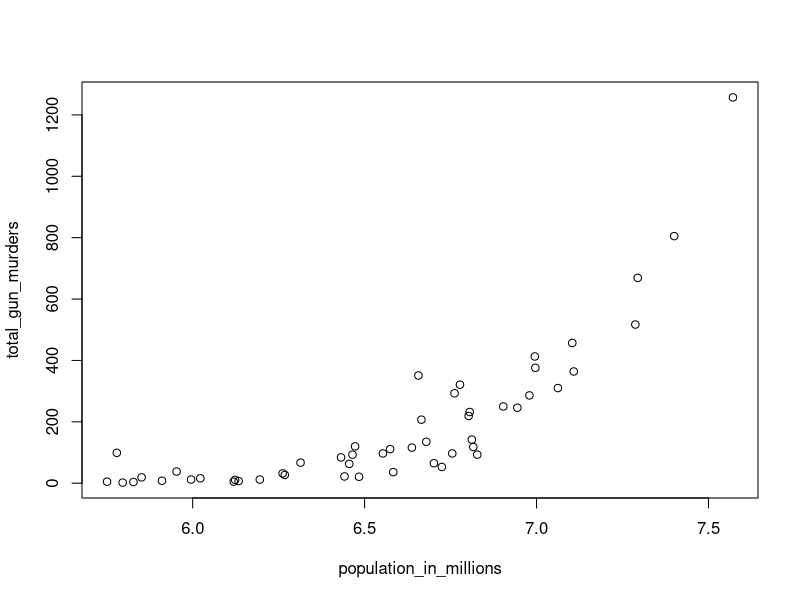
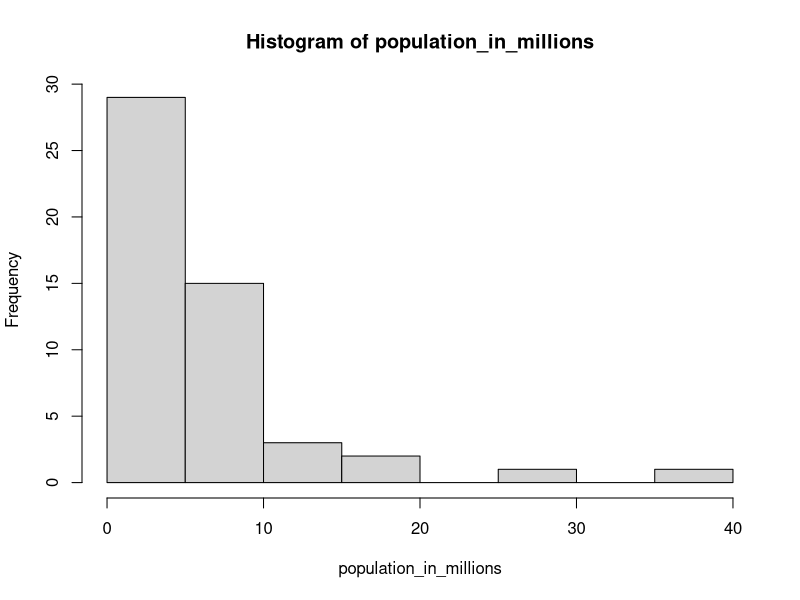
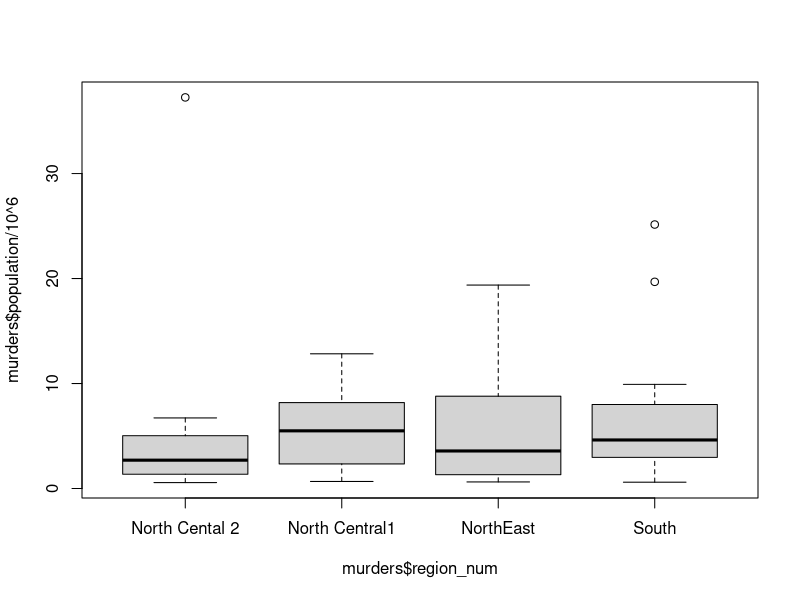

These charts were generated, in order, by the following R code:
## ---- chunk 1
knitr::opts_chunk$set(echo = TRUE)
## ---- chunk 2
library(dslabs)
data("murders")
## ---- chunk 3
pop <-murders$population
## ---- chunk 4
sort(pop)
## ---- chunk 5
min(pop)
## ---- chunk 6
index <- order(pop)
index[1]
## ---- chunk 7
which.min(pop)
## ---- chunk 8
murders$state[index[1]]
## ---- chunk 9
ranks <- rank(murders$population)
my_df <- data.frame(negarabagian = murders$state, ranking = ranks)
## ---- chunk 10
ind <- order(my_df$ranking)
my_df$negarabagian[ind]
## ---- chunk 11
population_in_millions <- log10(murders$population)
total_gun_murders <- murders$total
plot(population_in_millions, total_gun_murders)
## ---- chunk 12
population_in_millions <- murders$population/10^6
hist(population_in_millions)
## ---- chunk 13
murders$region_num <- ifelse(murders$region == "Northeast", "NorthEast",
                      ifelse(murders$region == "South","South",
                      ifelse(murders$region == "North Central","North Central1", "North Cental 2")))
boxplot(murders$population/10^6 ~ murders$region_num, data=murders)
